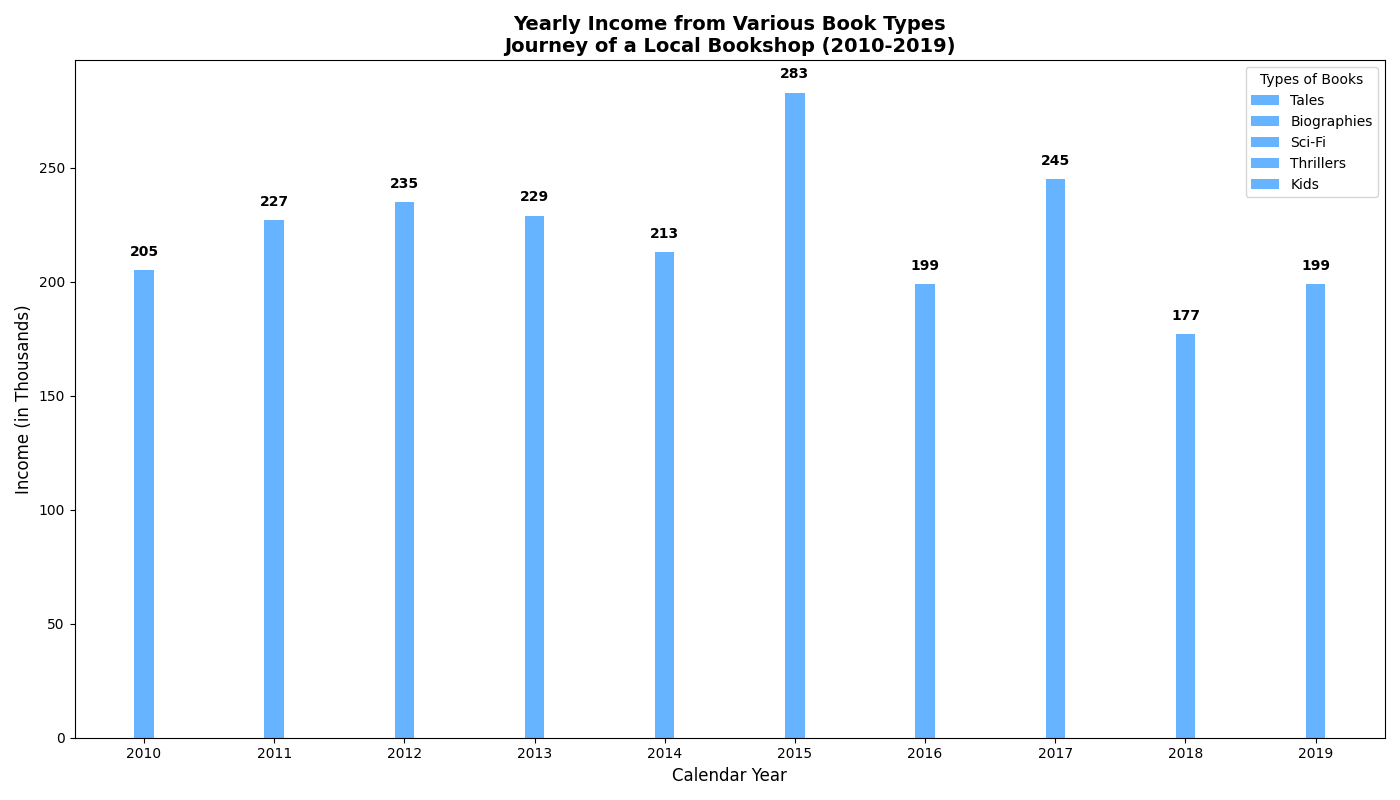

This chart was generated by the following Python code:
import matplotlib.pyplot as plt
import numpy as np

years = np.arange(2010, 2020)
book_types = ['Tales', 'Biographies', 'Sci-Fi', 'Thrillers', 'Kids']

# Permuted revenue data within each book type while preserving structure
revenue_data = np.array([
    [55, 50, 80, 60, 85, 75, 64, 90, 52, 70],
    [35, 60, 30, 66, 43, 70, 32, 55, 40, 50],
    [40, 22, 45, 50, 30, 55, 28, 25, 20, 35],
    [30, 45, 25, 20, 15, 23, 50, 40, 35, 17],
    [45, 50, 55, 33, 40, 60, 25, 35, 30, 27],
])

fig, ax = plt.subplots(figsize=(14, 8))
width = 0.15
positions = np.arange(len(years))
single_color = '#66b3ff'

bottoms = np.zeros(len(years))
for i, book_type in enumerate(book_types):
    ax.bar(positions, revenue_data[i], width, bottom=bottoms, color=single_color, label=book_type)
    bottoms += revenue_data[i]

ax.set_xticks(positions)
ax.set_xticklabels(years)
ax.set_xlabel('Calendar Year', fontsize=12)
ax.set_ylabel('Income (in Thousands)', fontsize=12)
ax.set_title('Yearly Income from Various Book Types\nJourney of a Local Bookshop (2010-2019)', fontsize=14, fontweight='bold')
ax.legend(title='Types of Books', fontsize=10)

for i in range(len(years)):
    total_value = sum(revenue_data[:, i])
    ax.text(i, total_value + 5, f'{total_value}', ha='center', va='bottom', fontsize=10, fontweight='bold')

plt.tight_layout()
plt.show()
